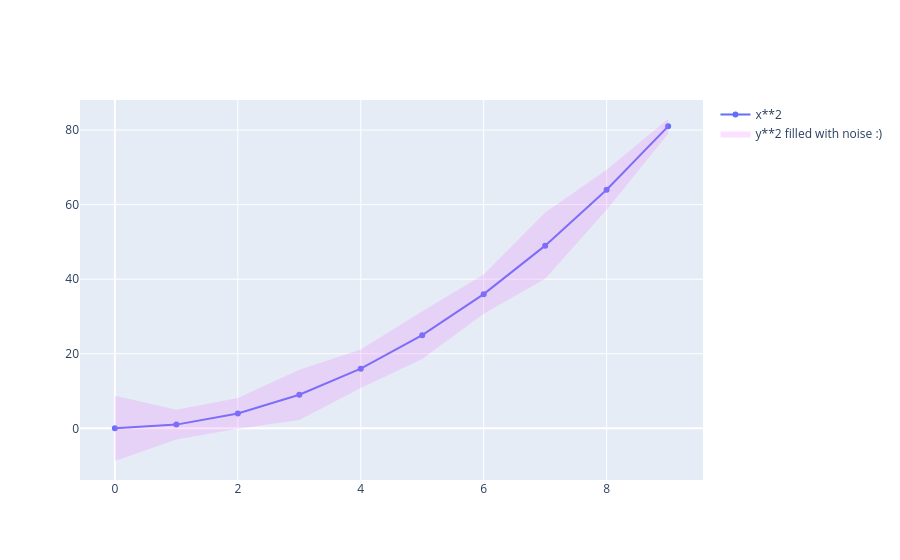

Here is the notebook cell this chart was saved with:
### Code cell
#@title **code** plot with filled range
configure_plotly_browser_state()

x = np.arange(10)
y = x**2
noise = np.random.uniform(high=10, size=(10))

# Create the figure.
fig = go.Figure()

# Add the trace with the x**2 line
fig.add_trace(go.Scatter(x=x, y=y, name='x**2'))

# Add the shade by adding other scatter with random noise.
filled_line_x = x.tolist() + x.tolist()[::-1]
filled_line_y = (y + noise).tolist() + (y - noise).tolist()[::-1]
fig.add_trace(
    go.Scatter(
        x=filled_line_x,
        y=filled_line_y,
        fill='toself',
        fillcolor='rgba(231,107,243,0.2)',
        line_color='rgba(255,255,255,0)',
        name='y**2 filled with noise :)'
    )
)

fig

### Figure 1 — Plotly figure (JSON) as saved in the notebook; plotly's stock layout.template omitted (floating-point values rounded to 4 significant figures)
{"data": [{"name": "x**2", "x": [0, 1, 2, 3, 4, 5, 6, 7, 8, 9], "y": [0, 1, 4, 9, 16, 25, 36, 49, 64, 81], "type": "scatter"}, {"fill": "toself", "fillcolor": "rgba(231,107,243,0.2)", "line": {"color": "rgba(255,255,255,0)"}, "name": "y**2 filled with noise :)", "x": [0, 1, 2, 3, 4, 5, 6, 7, 8, 9, 9, 8, 7, 6, 5, 4, 3, 2, 1, 0], "y": [8.758, 4.981, 8.114, 15.74, 21.16, 31.42, 41.24, 57.88, 69.39, 82.97, 79.03, 58.61, 40.12, 30.76, 18.58, 10.84, 2.264, -0.1144, -2.981, -8.758], "type": "scatter"}], "layout": {}}
